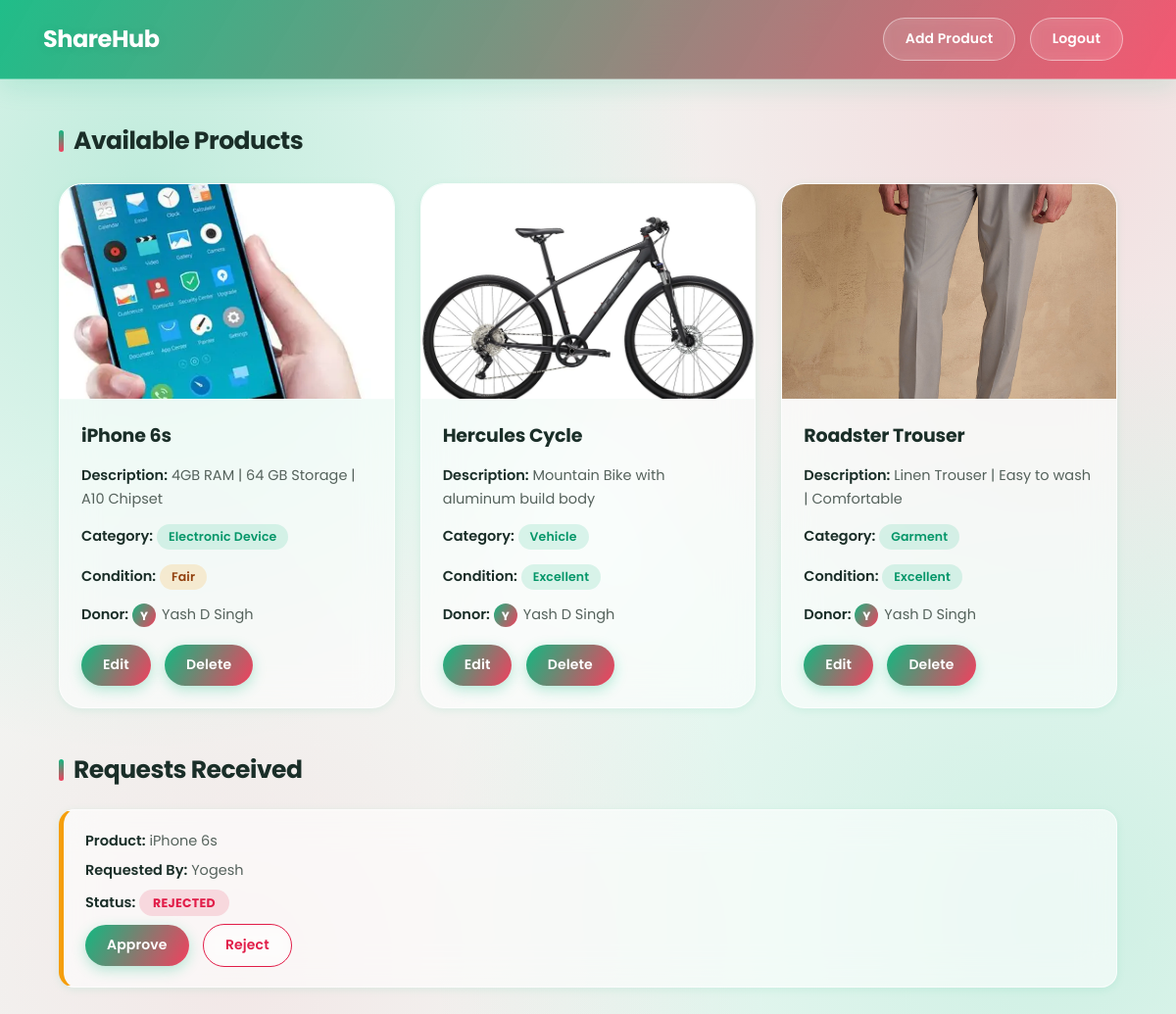
The app's page /dashboard (signed in) with its own data.
### tables this page shows
CREATE TABLE products (
    id INTEGER PRIMARY KEY AUTOINCREMENT,
    title TEXT,
    description TEXT,
    category TEXT,
    condition TEXT,
    image TEXT,
    donor_id INTEGER
);

CREATE TABLE users (
        id INTEGER PRIMARY KEY AUTOINCREMENT,
        name TEXT,
        email TEXT,
        password TEXT,
        role TEXT
    );

CREATE TABLE requests (
        id INTEGER PRIMARY KEY AUTOINCREMENT,
        product_id INTEGER,
        receiver_id INTEGER,
        status TEXT
    );

### app.py (the view)
@app.route("/dashboard")
def dashboard():
    if "user_id" not in session:
        return redirect("/")
    conn = sqlite3.connect("database.db")
    cur = conn.cursor()
    cur.execute("""
    SELECT products.id,
           products.title,
           products.description,
           products.category,
           products.condition,
           products.image,
           users.name,
           products.donor_id

    FROM products

    JOIN users
    ON products.donor_id = users.id
    """)
    products = cur.fetchall()
    requests_data = []
    if session["role"] == "donor":
        cur.execute("""
        SELECT requests.id,
               products.title,
               receiver.name,
               requests.status

        FROM requests

        JOIN products
        ON requests.product_id = products.id

        JOIN users AS receiver
        ON requests.receiver_id = receiver.id

        WHERE products.donor_id = ?
        """, (session["user_id"],))
        requests_data = cur.fetchall()
    conn.close()
    return render_template(
        "dashboard.html",
        products=products,
        requests=requests_data,
        role=session["role"],
        current_user_id=session["user_id"]
    )

### templates/dashboard.html (shortened to what this page needs)
<!DOCTYPE html>
<html>
<head>
    <link rel="stylesheet"
    href="{{ url_for('static', filename='css/style.css') }}">
</head>
<body>
    <div class="navbar">
        <h1>ShareHub</h1>
        <div>
            {% if role == "donor" %}
            <a class="btn" href="/add_product">
                Add Product
            </a>
            {% endif %}
            <a class="btn" href="/logout">
                Logout
            </a>
        </div>
    </div>
    <div class="container">
        <h2 class="section-title">
            Available Products
        </h2>
        <div class="product-grid">
            {% for product in products %}
            <div class="card">
                <img
                src="{{ url_for('static', filename='uploads/' ~ product[5]) }}"
                class="product-image">
                <div class="card-content">
                    <h2>{{ product[1] }}</h2>
                    <p>
                        <b>Description:</b>
                        {{ product[2] }}
                    </p>
                    <p>
                        <b>Category:</b>
                        <span class="tag tag-category">{{ product[3] }}</span>
                    </p>
                    <p>
                        <b>Condition:</b>
                        {% if product[4] == "Excellent" or product[4] == "Used but Good" %}
                        <span class="tag tag-condition-good">{{ product[4] }}</span>
                        {% elif product[4] == "Fair" %}
                        <span class="tag tag-condition-fair">{{ product[4] }}</span>
                        {% else %}
                        <span class="tag tag-condition-poor">{{ product[4] }}</span>
                        {% endif %}
                    </p>
                    <p>
                        <b>Donor:</b>
                        <span class="avatar">{{ product[6][0] }}</span>{{ product[6] }}
                    </p>
                    {% if role == "donor" and product[7] == current_user_id %}
                    <a class="btn"
                    href="/edit_product/{{ product[0] }}">
                        Edit
                    </a>
                    <a class="btn"
                    href="/delete_product/{{ product[0] }}">
                        Delete
                    </a>
                    {% endif %}
                </div>
            </div>
            {% endfor %}
        </div>
        {% if role == "donor" %}
        <h2 class="section-title">
            Requests Received
        </h2>
        {% for req in requests %}
        <div class="request-box">
            <p>
                <b>Product:</b>
                {{ req[1] }}
            </p>
            <p>
                <b>Requested By:</b>
                {{ req[2] }}
            </p>
            <p>
                <b>Status:</b>
                {% if req[3] == "Pending" %}
                <span class="badge badge-pending">{{ req[3] }}</span>
                {% elif req[3] == "Approved" %}
                <span class="badge badge-approved">{{ req[3] }}</span>
                {% else %}
                <span class="badge badge-rejected">{{ req[3] }}</span>
                {% endif %}
            </p>
            <a class="btn"
            href="/approve/{{ req[0] }}">
                Approve
            </a>
            <a class="btn"
            href="/reject/{{ req[0] }}">
                Reject
            </a>
        </div>
        {% endfor %}
        {% endif %}
    </div>
</body>
</html>

### records on screen
products: image (picture), title "iPhone 6s", description "4GB RAM | 64 GB Storage | A10 Chipset", category "Electronic Device", condition "Fair", name "Y", name "Yash D Singh"
products: image (picture), title "Hercules Cycle", description "Mountain Bike with aluminum build body", category "Vehicle", condition "Excellent", name "Y", name "Yash D Singh"
products: image (picture), title "Roadster Trouser", description "Linen Trouser | Easy to wash | Comfortable", category "Garment", condition "Excellent", name "Y", name "Yash D Singh"
requests: title "iPhone 6s", name "Yogesh", status "REJECTED"
